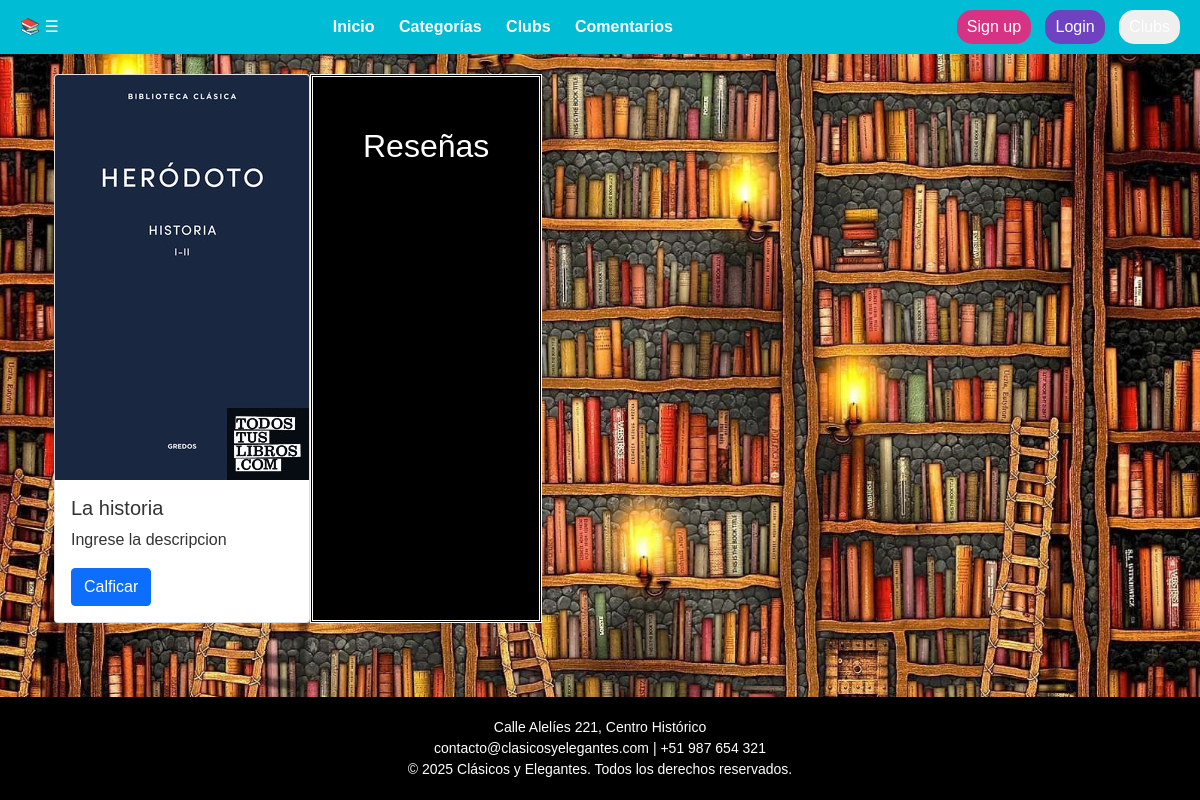
Before: /libro/5 with the older database file.
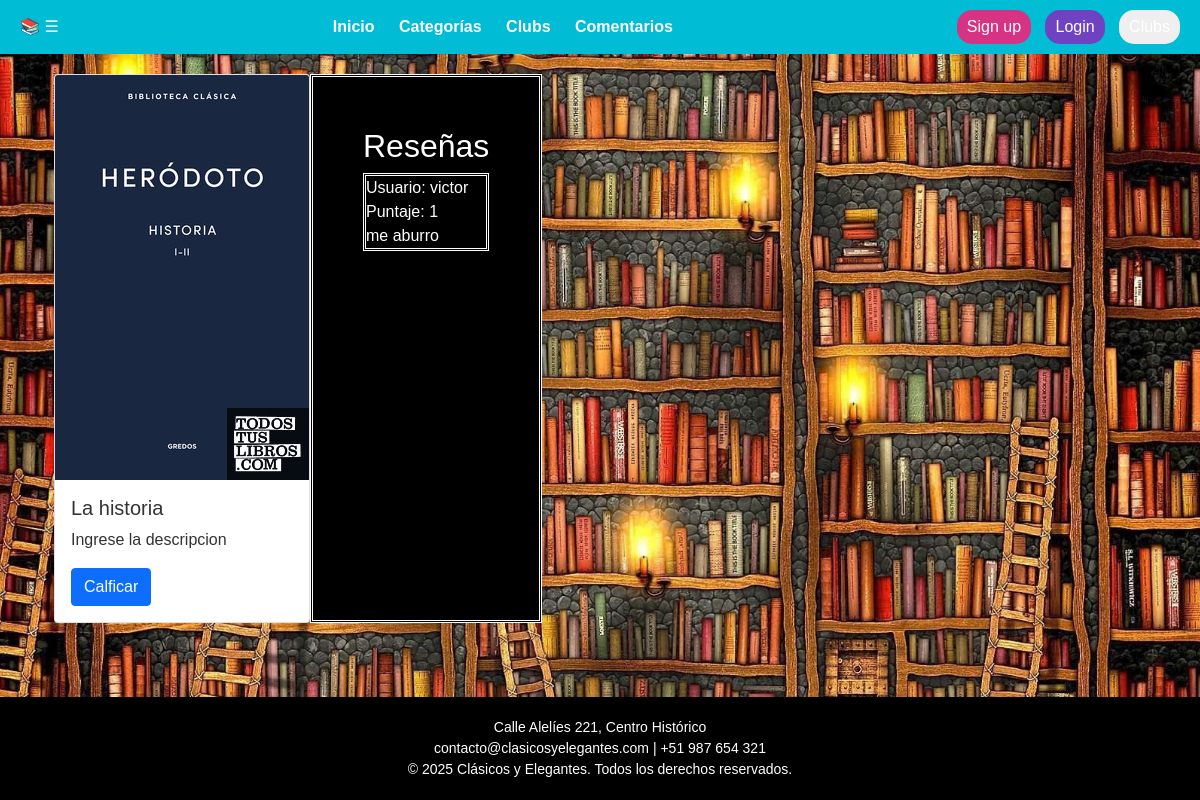
After: the same page with the newer database file.
### core/models.py (models this page shows, shortened)
class Libro(models.Model):
    titulo = models.CharField(max_length=100)
    autor = models.CharField(max_length=100)
    anio = models.IntegerField()
    genero = models.CharField(max_length=100)
    descripcion = models.TextField()
    def get_resenias(self):
        resenias = Resenia.objects.filter(libro=self)
        return Resenia.objects.filter(libro=self)

class Resenia(models.Model):
    PUNTAJES = [
        (1, 'Muy Malo'),
        (2, 'Malo'),
        (3, 'Regular'),
        (4, 'Bueno'),
        (5, 'Excelente'),
    ]
    libro = models.ForeignKey(Libro, on_delete=models.CASCADE, null=False )
    usuario = models.ForeignKey(User, null=False, on_delete=models.DO_NOTHING)
    puntaje= models.IntegerField(choices=PUNTAJES)
    comentario=models.TextField()

### core/views.py (the view)
# urls.py: path("libro/<int:libro_id>", views.desc),
def desc(request, libro_id):
    if request.method == 'GET':
        context = check_user_logged(request)
        libro = get_object_or_404(Libro, pk=libro_id)
        context['libro'] = libro
        return render(request, 'core/libro.html', context)

### core/helpers.py (called while the page is built)
def check_user_logged(request):
    context = {}
    if request.user.is_authenticated:
            context['logged'] = True
    return context

### core/templates/core/libro.html (shortened to what this page needs)
<!DOCTYPE html>
<html lang="es">
<head>
  {% include "core/subs/links.html" %}
</head>
<body>
  {% include "core/subs/header.html" %}
  <main class="content">
    <div class="container libro">
      {% load static %}
        {% get_static_prefix as STATIC_URL %}
        {% if libro %}
        <div class="container libro">
          <section class="card">
              <img width="400px" src="{{STATIC_URL}}core/images/{{libro.id}}.jpg" class="card-img-top" alt="...">
              <div class="card-body">
                  <h5 class="card-title">{{libro.titulo}}</h5>
                  <p class="card-text">{{libro.descripcion}}</p>
                  <a href="/calificar/{{libro.id}}" class="btn btn-primary">Calficar</a>
                  </div>
          </section>
          <section class="resenias">
            <h2>Reseñas</h2>
            {% with resenias=libro.get_resenias %}
            {% if resenias %}
              {% for resenia in resenias %}
                <article class="resenia-individual" >
                  <div>Usuario: {{ resenia.usuario.first_name }}</div>
                  <div>Puntaje: {{ resenia.puntaje }}</div>
                  <div>{{ resenia.comentario }}</div>
                </article>
              {% endfor %}
            {% endif %}
            {% endwith %}
          </section>
        </div>
        {% endif %}
    </div>
  </main>
  {% include "core/subs/footer.html" %}
</body>
</html>

### core/templates/core/subs/links.html (shortened to what this page needs)
<link href="https://cdn.jsdelivr.net/npm/bootstrap@5.0.2/dist/css/bootstrap.min.css" rel="stylesheet"
>
  {% load static %}
<link rel="stylesheet" type="text/css" href="{% static 'core/style.css' %}" />

### core/templates/core/subs/header.html (shortened to what this page needs)
<header>
    <div class="top-bar">
      <div class="logo">
        📚 <span class="menu-icon" onclick="toggleMenu()">☰</span>
      </div>
      <nav>
        <a href="/">Inicio</a>
        <a href="#">Categorías</a>
        <a href="/clubes">Clubs</a>
        <a href="#">Comentarios</a>
      </nav>
      <div class="auth-buttons">
        {% if not logged %}
          <a href="/registro"><button class="signup">Sign up</button></a>
          <a href="/login"><button class="login">Login</button></a>
        {% endif %}
        <a href="/clubes"><button class="Clubs">Clubs</button></a>
      </div>
    </div>
  </header>

### core/templates/core/subs/footer.html
<footer class="footer">
    Calle Alelíes 221, Centro Histórico<br />
    contacto@clasicosyelegantes.com | +51 987 654 321<br />
    © 2025 Clásicos y Elegantes. Todos los derechos reservados.
</footer>

### core/static/core/style.css (style rules this page uses)
body { margin: 0; font-family: Arial, sans-serif; background-image: url('fondo-libreria.jpg'); background-size: cover; background-attachment: fixed; color: rgb(255, 255, 255); display: flex; flex-direction: column; min-height: 100vh; }
header { background-color: #00bcd4; padding: 10px 20px; }
.top-bar { display: flex; justify-content: space-between; align-items: center; }
nav a { margin: 0 10px; color: white; text-decoration: none; font-weight: bold; }
.auth-buttons button { margin-left: 10px; padding: 5px 10px; border-radius: 15px; border: none; color: white; cursor: pointer; }
.auth-buttons .signup { background-color: #d63384; }
.auth-buttons .login { background-color: #6f42c1; }
.container { display: flex; flex: 1; }
.content { flex: 1; padding: 20px; }
.footer { background-color: black; padding: 20px; color: white; text-align: center; font-size: 14px; margin-top: auto; }
body { background-image: url('fondo-libreria.jpg'); background-size: cover; background-repeat: no-repeat; background-attachment: fixed; background-position: center; font-family: Arial, sans-serif; margin: 0; padding: 0; }
body { background-image: url('fondo-libreria.jpg'); background-size: cover; background-position: center; background-attachment: fixed; height: 100vh; margin: 0; font-family: Arial, sans-serif; }
footer { text-align: center; padding: 20px; background-color: #333; color: white; }
.libro { color: #333; }
.resenias { color: white; background-color: black; padding: 50px; }
.resenia-individual, .resenias { border: double white 3px; }

Changed rows visible on the page:
added Resenia: usuario.first_name "victor", puntaje "1", comentario "me aburro"
